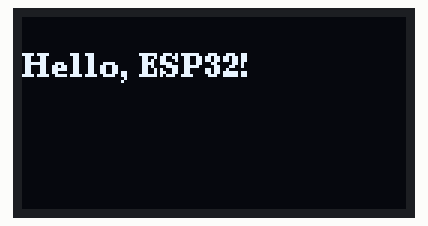
This sketch was run on a simulated ESP32. Parts: 128×64 one-colour display.

Above: at 0.1 s.

The sketch:

oled_i2c_1_54.ino
```cpp
#include <U8g2lib.h>
#include <Wire.h>

// Prueba con otro controlador, por ejemplo, el SSD1306
U8G2_SSD1306_128X64_NONAME_F_HW_I2C u8g2(U8G2_R0, /* reset=*/ U8X8_PIN_NONE);

void setup(void) {
  u8g2.begin();
  u8g2.clearBuffer();
  u8g2.setFont(u8g2_font_ncenB08_tr);
  u8g2.drawStr(0, 20, "Hello, ESP32!");
  u8g2.sendBuffer();
}

void loop(void) {
  // Aquí puedes agregar más funcionalidad si lo deseas
  delay(1000);  // Espera 1 segundo
}
```
